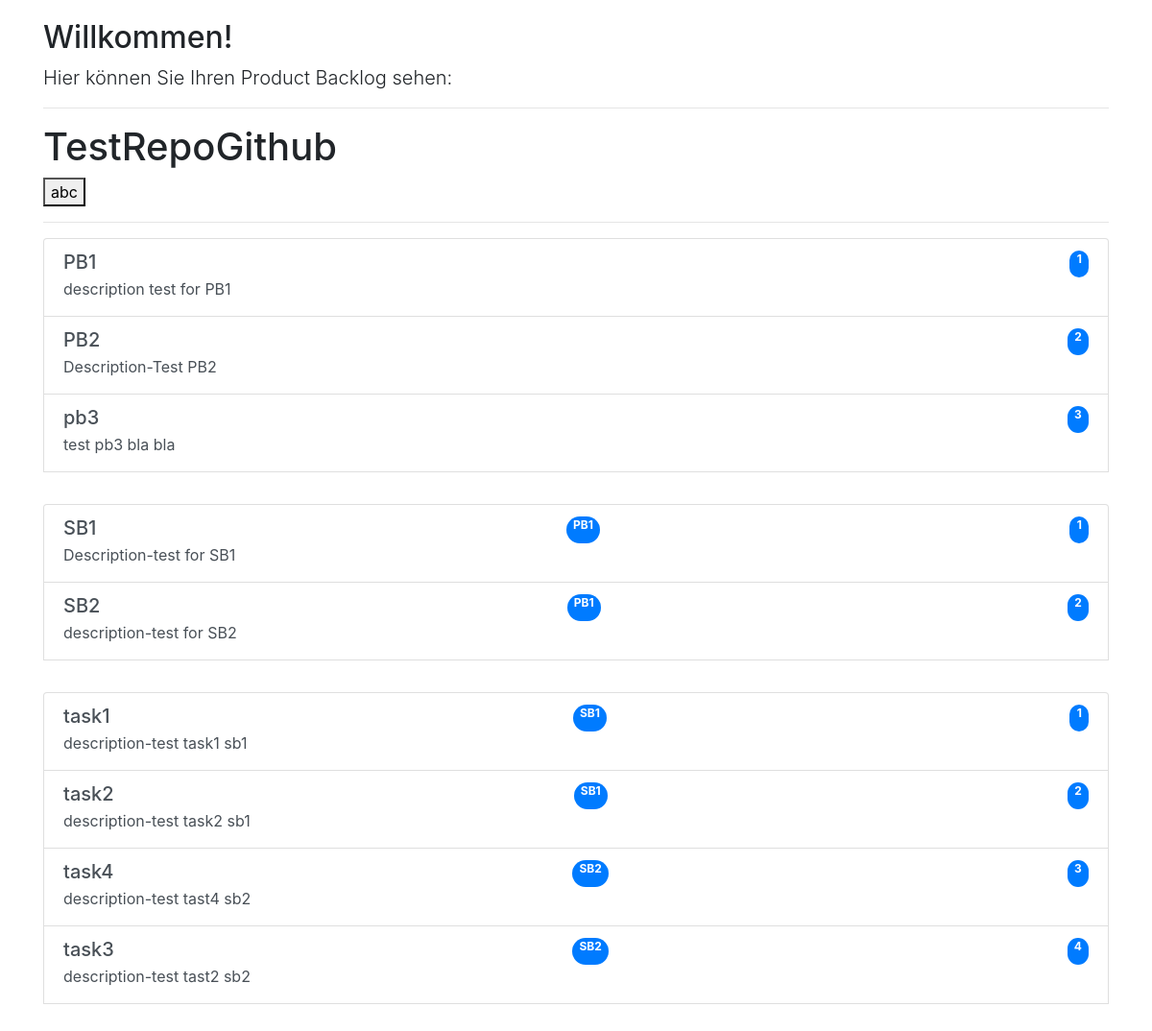
/, run on an earlier commit of the app's database.
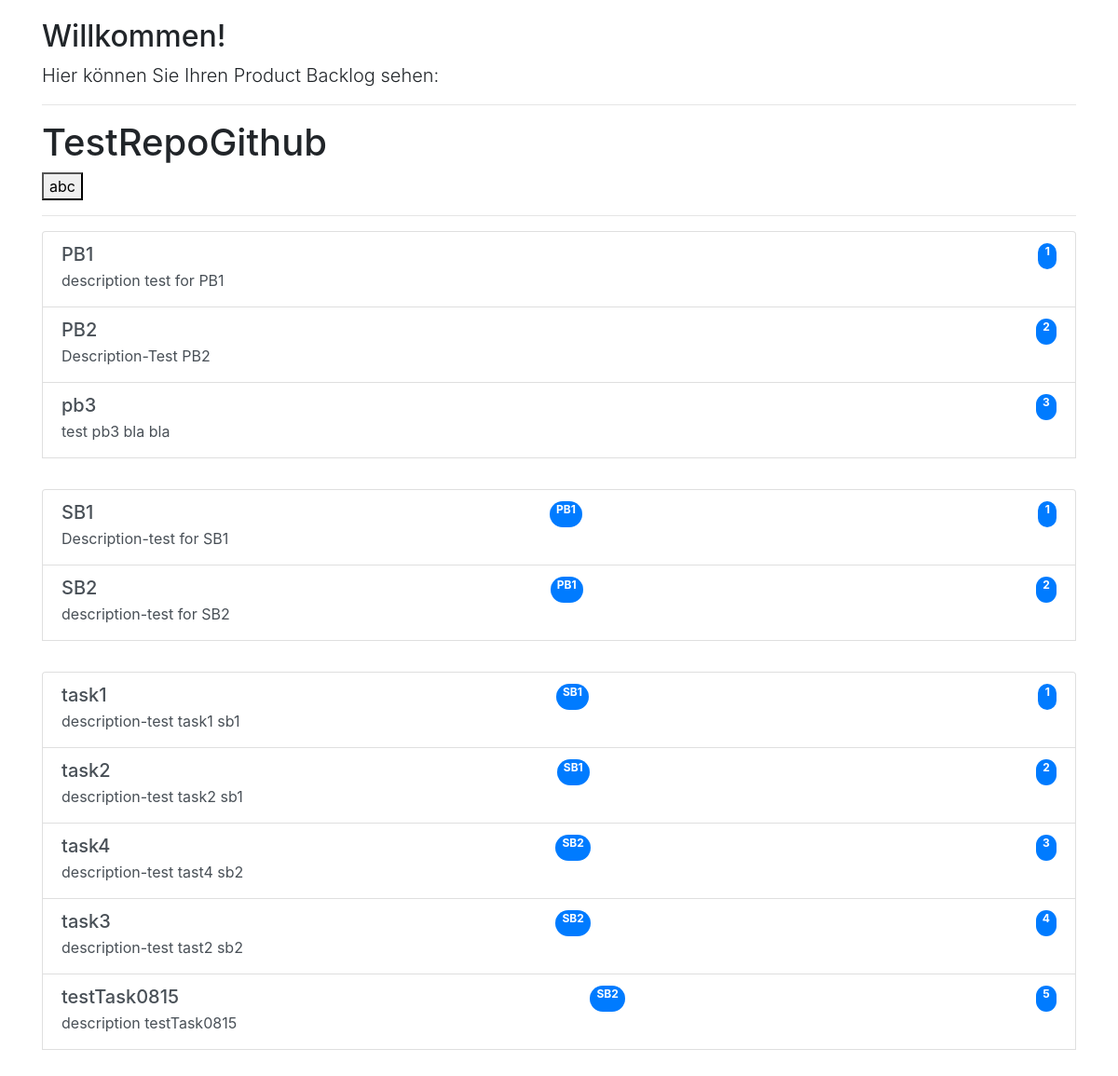
And on a later commit of the database.
### scrumtoolHome/models.py (models this page shows, shortened)
class ProductBacklog (models.Model):
    name = models.CharField(max_length=256)
    description = models.TextField(null=True, blank=True)
    slug = models.SlugField(unique=True)

class SprintBacklog (models.Model):
    productBacklog = models.ForeignKey(to='ProductBacklog', on_delete=models.CASCADE)
    name = models.CharField(max_length=256)
    description = models.TextField(null=True, blank=True)

class TaskCard (models.Model):
    sprintBacklog = models.ForeignKey(to='SprintBacklog', on_delete=models.CASCADE)
    name = models.CharField(max_length=256)
    description = models.TextField(null=True, blank=True)

### scrumtoolHome/views.py (the view)
def index(request):
    context = {'backlog': ProductBacklog.objects.all(),
                'sb': SprintBacklog.objects.all(),
                'tasks': TaskCard.objects.all()}
    return render(request=request, template_name='scrumtool/index.html',
                    context=context)

### scrumtoolHome/templates/scrumtool/index.html (shortened to what this page needs)
{% extends 'scrumtool/base.html' %}
{% block content %}
<p class="lead">
Hier können Sie Ihren Product Backlog sehen:
</p>
<hr>
<h1>TestRepoGithub</h1>
<button type="button" name="button" >abc</button>
<hr>
{% if backlog %}
<div class="list-group">
  {%for item in backlog %}
  <a href="#" class="list-group-item list-group-item-action">
    <div class="d-flex w-100 justify-content-between">
      <h5 class="mb-1">{{ item.name }}</h5>
      <span class="badge badge-primary badge-pill">{{ item.id }}</span>
    </div>
    <p class="mb-1">{{ item.description }}</p>
    {% endfor %}
  </a>
{% endif %}
{% if sb %}
<div class="list-group">
  {%for item in sb %}
  <a href="#" class="list-group-item list-group-item-action">
    <div class="d-flex w-100 justify-content-between">
      <h5 class="mb-1">{{ item.name }}</h5>
      <span class="badge badge-primary badge-pill">{{ item.productBacklog.name }}</span>
      <span class="badge badge-primary badge-pill">{{ item.id }}</span>
    </div>
    <p class="mb-1">{{ item.description }}</p>
    {% endfor %}
  </a>
  {% endif %}
{% if tasks %}
<div class="list-group">
  {%for item in tasks %}
  <a href=" " class="list-group-item list-group-item-action">
    <div class="d-flex w-100 justify-content-between">
      <h5 class="mb-1">{{ item.name }}</h5>
      <span class="badge badge-primary badge-pill">{{ item.sprintBacklog.name }}</span>
      <span class="badge badge-primary badge-pill">{{ item.id }}</span>
    </div>
    <p class="mb-1">{{ item.description }}</p>
    {% endfor %}
  </a>
  {% endif %}
{% endblock %}

What changed in the data, as far as the page shows it:
added TaskCard: name "testTask0815", sprintBacklog.name "SB2", id "5", description "description testTask0815"
